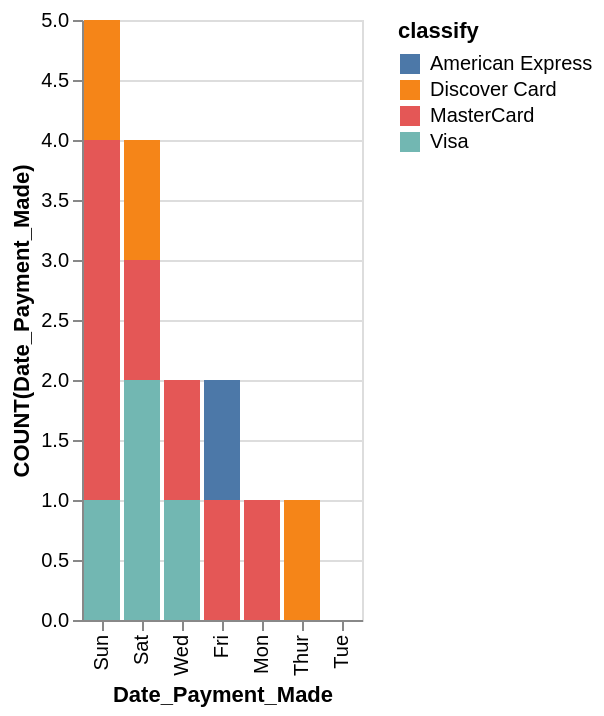

This figure's Vega-Lite source:
### Vega-Lite specification from a JSON file in a GitHub repository (floating-point values rounded to 4 significant figures)
{"data": {"values": [{"x_data": "Mon", "y_data": 0, "classify": "American Express"}, {"x_data": "Tue", "y_data": 0, "classify": "American Express"}, {"x_data": "Wed", "y_data": 0, "classify": "American Express"}, {"x_data": "Thur", "y_data": 0, "classify": "American Express"}, {"x_data": "Fri", "y_data": 1, "classify": "American Express"}, {"x_data": "Sat", "y_data": 0, "classify": "American Express"}, {"x_data": "Sun", "y_data": 0, "classify": "American Express"}, {"x_data": "Mon", "y_data": 0, "classify": "Discover Card"}, {"x_data": "Tue", "y_data": 0, "classify": "Discover Card"}, {"x_data": "Wed", "y_data": 0, "classify": "Discover Card"}, {"x_data": "Thur", "y_data": 1, "classify": "Discover Card"}, {"x_data": "Fri", "y_data": 0, "classify": "Discover Card"}, {"x_data": "Sat", "y_data": 1, "classify": "Discover Card"}, {"x_data": "Sun", "y_data": 1, "classify": "Discover Card"}, {"x_data": "Mon", "y_data": 1, "classify": "MasterCard"}, {"x_data": "Tue", "y_data": 0, "classify": "MasterCard"}, {"x_data": "Wed", "y_data": 1, "classify": "MasterCard"}, {"x_data": "Thur", "y_data": 0, "classify": "MasterCard"}, {"x_data": "Fri", "y_data": 1, "classify": "MasterCard"}, {"x_data": "Sat", "y_data": 1, "classify": "MasterCard"}, {"x_data": "Sun", "y_data": 3, "classify": "MasterCard"}, {"x_data": "Mon", "y_data": 0, "classify": "Visa"}, {"x_data": "Tue", "y_data": 0, "classify": "Visa"}, {"x_data": "Wed", "y_data": 1, "classify": "Visa"}, {"x_data": "Thur", "y_data": 0, "classify": "Visa"}, {"x_data": "Fri", "y_data": 0, "classify": "Visa"}, {"x_data": "Sat", "y_data": 2, "classify": "Visa"}, {"x_data": "Sun", "y_data": 1, "classify": "Visa"}]}, "mark": "bar", "encoding": {"x": {"field": "x_data", "type": "nominal", "title": "Date_Payment_Made", "sort": {"op": "sum", "field": "y_data", "order": "descending"}}, "y": {"field": "y_data", "type": "quantitative", "title": "COUNT(Date_Payment_Made)"}, "color": {"field": "classify"}}}
